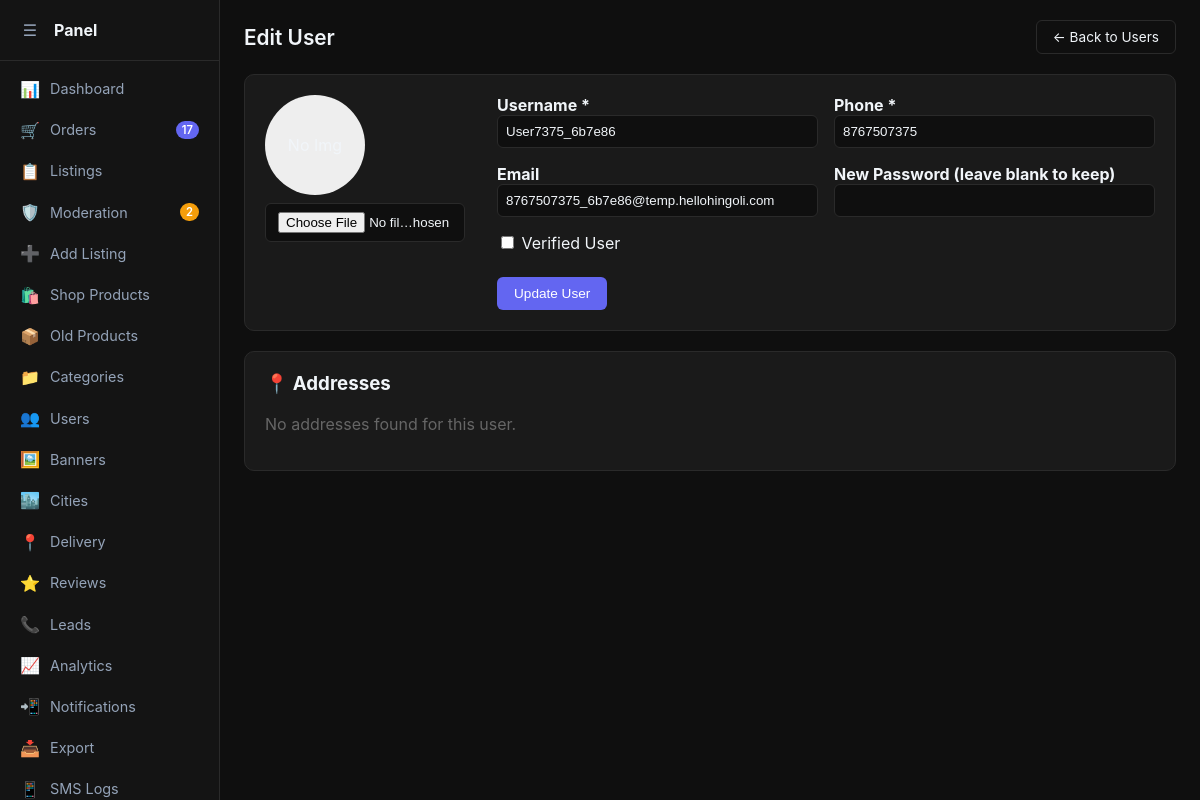
/apiv4/admin/index.php?page=user_form&id=8767507375 (signed in), run on the app's committed database.
### tables this page shows
CREATE TABLE `users` (
  `user_id` bigint(20) UNSIGNED NOT NULL,
  `username` varchar(50) NOT NULL,
  `email` varchar(255) NOT NULL,
  `phone` varchar(20) DEFAULT NULL,
  `password_hash` varchar(255) NOT NULL,
  `avatar_url` varchar(500) DEFAULT NULL,
  `is_verified` tinyint(1) DEFAULT '0',
  `is_active` tinyint(1) DEFAULT '1',
  `listing_count` int(10) UNSIGNED DEFAULT '0',
  `avg_rating` decimal(2,1) DEFAULT '0.0',
  `review_count` int(10) UNSIGNED DEFAULT '0',
  `response_rate` decimal(5,2) DEFAULT '0.0',
  `last_active_at` timestamp NULL DEFAULT NULL,
  `created_at` timestamp DEFAULT CURRENT_TIMESTAMP,
  `updated_at` timestamp DEFAULT CURRENT_TIMESTAMP ON UPDATE CURRENT_TIMESTAMP,
  `gender` enum('male','female','other') DEFAULT NULL,
  `date_of_birth` date DEFAULT NULL,
  `reset_token` varchar(64) DEFAULT NULL,
  `reset_token_expires` datetime DEFAULT NULL
);

### apiv4/admin/pages/user_form.php (the view, shortened to what this page needs)
<?php
$editUser = null;
$addresses = [];
if (isset($_GET['id'])) {
    $id = $_GET['id'];
    $stmt = $db->prepare("SELECT * FROM users WHERE user_id = ?");
    $stmt->execute([$id]);
    $editUser = $stmt->fetch();
    if ($editUser) {
        $addrStmt = $db->prepare("SELECT * FROM user_addresses WHERE user_id = ? ORDER BY is_default DESC");
        $addrStmt->execute([$id]);
        $addresses = $addrStmt->fetchAll();
    }
}
?>
<div class="header">
    <div class="page-title"><?= $editUser ? 'Edit User' : 'Add New User' ?></div>
    <a href="index.php?page=users" class="btn btn-outline">← Back to Users</a>
</div>
<div class="card">
    <form method="POST" enctype="multipart/form-data">
        <div style="display: flex; gap: 2rem; align-items: flex-start; flex-wrap: wrap;">
            <div style="text-align: center;">
                <?php if (!empty($editUser['avatar_url'])): ?>
                <img src="<?= $editUser['avatar_url'] ?>" style="width: 100px; height: 100px; border-radius: 50%; object-fit: cover; margin-bottom: 0.5rem; display: block;">
                <?php else: ?>
                <div style="width: 100px; height: 100px; border-radius: 50%; background: #eee; display: flex; align-items: center; justify-content: center; margin-bottom: 0.5rem;">No Img</div>
                <?php endif; ?>
                <input type="file" name="avatar" style="width: 200px;">
            </div>
            <div style="flex: 1; min-width: 300px;">
                <div style="display: grid; grid-template-columns: repeat(auto-fill, minmax(250px, 1fr)); gap: 1rem; margin-bottom: 1rem;">
                    <label>
                        <strong>Username *</strong>
                        <input type="text" name="username" value="<?= $editUser['username'] ?? '' ?>" required style="width: 100%; padding: 0.5rem;">
                    </label>
                    <label>
                        <strong>Phone *</strong>
                        <input type="text" name="phone" value="<?= $editUser['phone'] ?? '' ?>" required style="width: 100%; padding: 0.5rem;">
                    </label>
                    <label>
                        <strong>Email</strong>
                        <input type="email" name="email" value="<?= $editUser['email'] ?? '' ?>" style="width: 100%; padding: 0.5rem;">
                    </label>
                    <label>
                        <strong><?= $editUser ? 'New Password (leave blank to keep)' : 'Password' ?></strong>
                        <input type="password" name="<?= $editUser ? 'new_password' : 'password' ?>" style="width: 100%; padding: 0.5rem;">
                    </label>
                </div>
                <label style="display: block; margin-top: 1rem;">
                    <input type="checkbox" name="is_verified" <?= (!isset($editUser) || $editUser['is_verified']) ? 'checked' : '' ?>> Verified User
                </label>
                <button type="submit" class="btn btn-primary" style="margin-top: 1.5rem;"><?= $editUser ? 'Update User' : 'Create User' ?></button>
            </div>
        </div>
    </form>
</div>
<?php if ($editUser): ?>
<div class="card">
    <h3 style="margin-top: 0;">📍 Addresses</h3>
    <?php if (empty($addresses)): ?>
        <p style="color: #666;">No addresses found for this user.</p>
    <?php endif; ?>
</div>
<?php endif; ?>

### apiv4/admin/includes/header.php (style rules this page uses)
:root { --primary: #6366f1; --primary-hover: #818cf8; --bg: #0f0f0f; --card-bg: #1a1a1a; --sidebar-bg: #141414; --text: #f1f5f9; --text-light: #94a3b8; --border: #2a2a2a; --success: #22c55e; --warning: #f59e0b; --danger: #ef4444; --sidebar-width: 220px; --sidebar-collapsed: 60px; }
* { box-sizing: border-box; }
body { font-family: -apple-system, BlinkMacSystemFont, "Segoe UI", Roboto, sans-serif; background: var(--bg); color: var(--text); margin: 0; display: flex; min-height: 100vh; }
.header { display: flex; justify-content: space-between; align-items: center; margin-bottom: 1.25rem; flex-wrap: wrap; gap: 1rem; }
.page-title { font-size: 1.3rem; font-weight: 600; }
.card { background: var(--card-bg); padding: 1.25rem; border-radius: 10px; border: 1px solid var(--border); margin-bottom: 1.25rem; }
.btn { padding: 0.5rem 1rem; border-radius: 6px; border: 1px solid transparent; cursor: pointer; font-size: 0.85rem; text-decoration: none; display: inline-flex; align-items: center; gap: 0.5rem; transition: all 0.2s; }
.btn-primary { background: var(--primary); color: white; }
.btn-outline { background: transparent; border-color: var(--border); color: var(--text); }
input, select, textarea { background: var(--bg); border: 1px solid var(--border); color: var(--text); border-radius: 6px; padding: 0.5rem 0.75rem; }

### data on the page
users: username "User7375_6b7e86", phone "8767507375", email "8767507375_6b7e86@temp.hellohingoli.com"

### other printed values
$orderCount "17"
$pendingCount "2"
